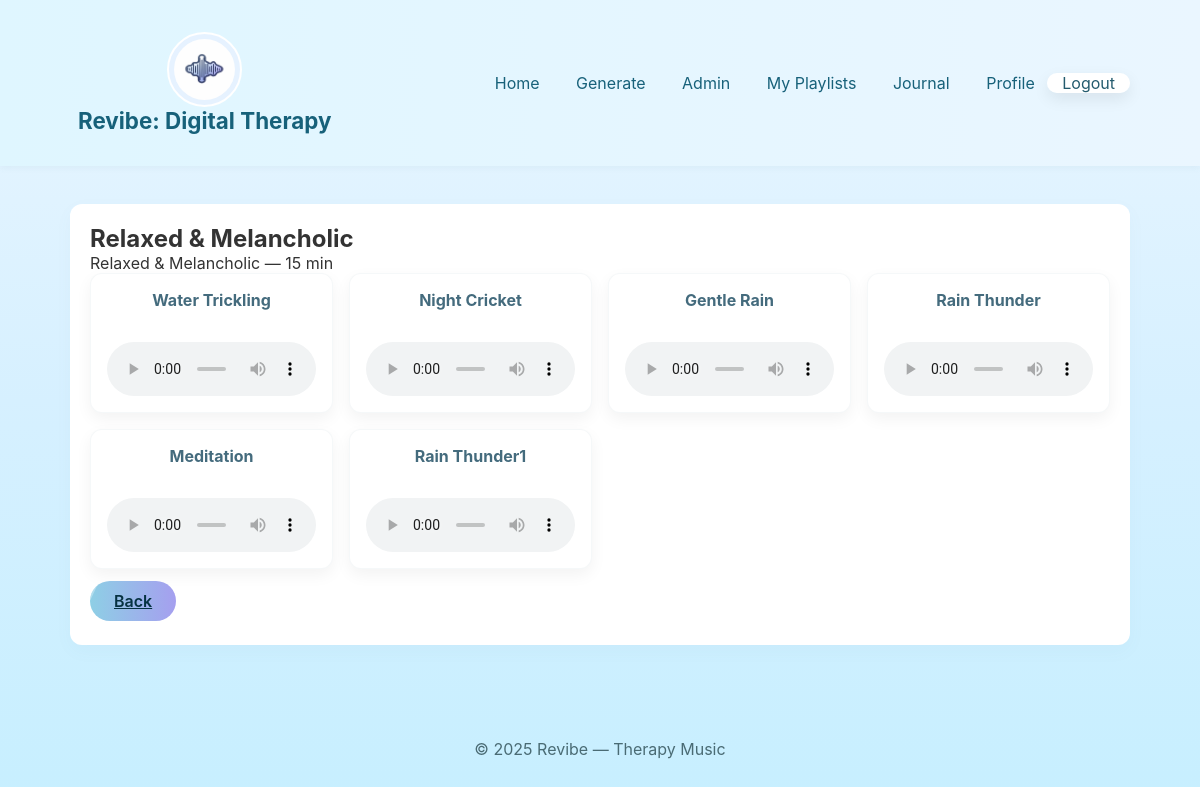
Screenshot of /playlist/21/ (signed in) with the database file from the repository.
### revibe_app/models.py (models this page shows, shortened)
class Playlist(models.Model):
    title = models.CharField(max_length=200)
    mood = models.CharField(max_length=50, choices=MOOD_CHOICES)
    duration = models.PositiveIntegerField()
    songs = models.ManyToManyField(Song, blank=True)
    cover = models.ImageField(upload_to="playlist_cover/", blank=True, null=True)
    created_by = models.ForeignKey(User, on_delete=models.CASCADE, related_name='playlists')
    created_at = models.DateTimeField(auto_now_add=True)

class Song(models.Model):
    title = models.CharField(max_length=200)
    file = models.FileField(upload_to="songs/")

### revibe_app/views.py (the view)
# urls.py: path('playlist/<int:pk>/', views.playlist_detail, name='playlist_detail'),
@login_required
def playlist_detail(request, pk):
    p = get_object_or_404(Playlist, pk=pk)
    return render(request, 'revibe_app/playlist_detail.html', {'p': p})

### revibe_app/templates/revibe_app/playlist_detail.html (shortened to what this page needs)
{% extends 'revibe_app/base.html' %}
{% block content %}
<section class="section">
  <div class="text-center">
    <h2>{{ p.title }}</h2>
    <p>{{ p.mood }} — {{ p.duration }} min</p>
  </div>
  <div class="playlist">
    {% for s in p.songs.all %}
      <div class="card">
        <p>{{ s.title }}</p>
        <audio controls class="audio-player">
          <source src="{{ s.file.url }}" type="audio/mpeg">
        </audio>
      </div>
    {% empty %}
      <p>No songs in this playlist.</p>
    {% endfor %}
  </div>
  <p><a class="btn" href="{% url 'myplaylist' %}">Back</a></p>
</section>
{% endblock %}

### revibe_app/static/revibe_app/css/style.css (style rules this page uses)
* { box-sizing:border-box;margin:0;padding:0 }
body { font-family:Inter, 'Segoe UI', Arial, sans-serif;background:linear-gradient(180deg, #EAF6FF, #D6F0FF, #C7EFFF);color:#333;min-height:100vh }
.btn { display: inline-block;background: linear-gradient(90deg,#8ECFE5,#A59FEF);color:#063242;padding:8px 20px;border-radius:20px;border:none;font-weight:600;text-align: center; margin:12px auto 0; width:auto;cursor:pointer }
.section { background:#fff;padding:20px;border-radius:12px;box-shadow:0 6px 18px rgba(100,140,160,0.04);margin-bottom:18px }
.playlist { display:grid;grid-template-columns:repeat(auto-fit,minmax(220px,1fr));gap:16px;width: 100%;color: #222;font-weight:700;text-align: center }
.card { background:#fff;border-radius:10px;padding:14px;border:1px solid rgba(20,80,100,0.04);box-shadow:0 6px 12px rgba(20,80,100,0.03) }
.card { background: #fff; border-radius: 10px; padding: 14px; border: 1px solid rgba(20,80,100,0.04); box-shadow: 0 6px 12px rgba(20,80,100,0.03); display: flex; flex-direction: column; justify-content: space-between; align-items: center; text-align: center; gap: 10px; min-height: 140px; }
.card p { margin: 0 0 10px 0; color: #446b7d; width: 100%; }
.card { background: #fff; border-radius: 12px; padding: 16px; box-shadow: 0 6px 16px rgba(0, 0, 0, 0.05); transition: transform 0.3s ease, box-shadow 0.3s ease; }
.btn { display: inline-block; background: linear-gradient(90deg, #8ECFE5, #A59FEF); color: #063242; padding: 10px 24px; border-radius: 30px; border: none; font-weight: 600; text-align: center; margin: 12px auto 0; cursor: pointer; position: relative; overflow: hidden; transition: transform 0.3s ease; }
.btn::after { content: ""; position: absolute; top: 0; left: -150%; width: 150%; height: 100%; background: rgba(255, 255, 255, 0.3); transform: skewX(-25deg); transition: left 0.6s ease; }
audio { width: 100%; max-width: 400px; display: block; margin: 0.5 rem auto 0; }

### rows the page displays
Playlist: title "Relaxed & Melancholic", mood "Relaxed & Melancholic", duration "15"
Song: title "Water Trickling"
Song: title "Night Cricket"
Song: title "Gentle Rain"
Song: title "Rain Thunder"
Song: title "Meditation"
Song: title "Rain Thunder1"
